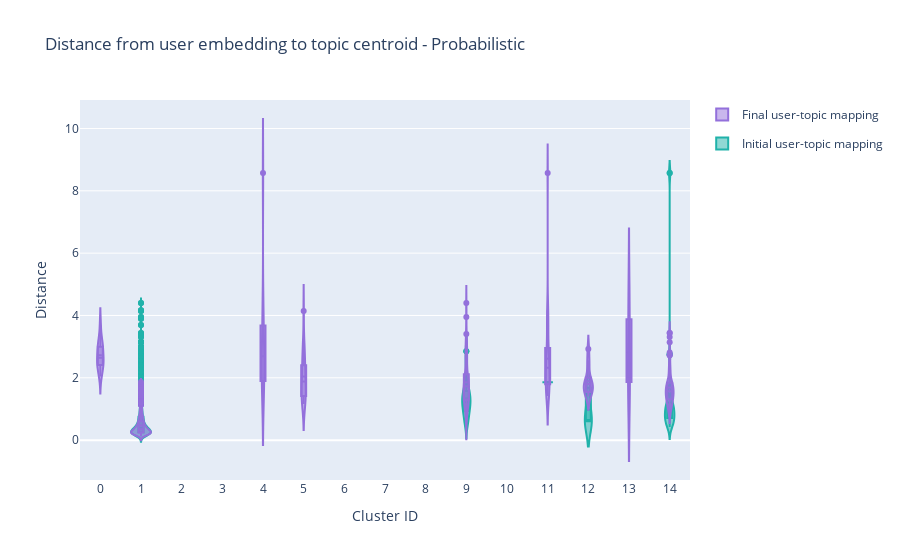

The code cell stored with this chart in its notebook:
### Code cell
# Plotting repeated training and single training simultaneously
fig = go.Figure()

cluster_ids = [c for c in range(num_clusters)]
initial_legend = 1
final_legend = 1
for clust_id in cluster_ids:
    # Plotting distribution of INITIAL user distance to INITIAL topic cluster by cluster
    fig.add_trace(go.Violin(x=df_topic_mapping['initial_topic_cluster'][df_topic_mapping['initial_topic_cluster'] == clust_id],
                            y=df_topic_mapping['initial_topic_dist'][df_topic_mapping['initial_topic_cluster'] == clust_id],
                            legendgroup=f"Initial",
                            name='Initial user-topic mapping',
                            box_visible=True,
                            line_color='lightseagreen',
                            meanline_visible=True,
                            showlegend=(initial_legend==1)
                            ))
    # Plotting distribution of FINAL user distance to FINAL topic cluster 
    # clust_counts_final.append((clust_id, df[df.final_cluster == clust_id].shape[0]))
    fig.add_trace(go.Violin(x=df_topic_mapping['final_topic_cluster'][df_topic_mapping['final_topic_cluster'] == clust_id],
                            y=df_topic_mapping['final_topic_dist'][df_topic_mapping['final_topic_cluster'] == clust_id],
                            legendgroup='Final',
                            name=f"Final user-topic mapping",
                            box_visible=True,
                            line_color='mediumpurple',
                            meanline_visible=True,
                            showlegend=(final_legend==1)
                            ))
    if clust_id in df_topic_mapping['initial_topic_cluster'].values:
        initial_legend = 0
    if clust_id in df_topic_mapping['final_topic_cluster'].values:
        final_legend = 0
    
fig.update_layout(
    title=f"Distance from user embedding to topic centroid - {model_names_readable[model]}",
    xaxis_title="Cluster ID",
    yaxis_title="Distance",
    # legend_title="Cluster assignment before v. after ",
    xaxis = dict(ticktext=cluster_ids, tick0=0, dtick=1),
    # legend=dict(yanchor="top", y=0.99, xanchor="left", x=0.01)
)
fig.show()

### Figure 1 — Plotly figure (JSON) as saved in the notebook; plotly's stock layout.template omitted (floating-point values rounded to 4 significant figures; data arrays with more than 128 entries replaced by an {"elided": "..."} marker saying what was removed)
{"data": [{"box": {"visible": true}, "legendgroup": "Initial", "line": {"color": "lightseagreen"}, "meanline": {"visible": true}, "name": "Initial user-topic mapping", "showlegend": true, "type": "violin", "x": [], "y": []}, {"box": {"visible": true}, "legendgroup": "Final", "line": {"color": "mediumpurple"}, "meanline": {"visible": true}, "name": "Final user-topic mapping", "showlegend": true, "type": "violin", "x": [0, 0, 0, 0, 0, 0, 0, 0, 0, 0, 0, 0, 0, 0], "y": [2.694, 3.141, 3.692, 2.509, 2.998, 2.438, 2.04, 2.412, 2.855, 3.161, 2.992, 2.591, 2.412, 2.201]}, {"box": {"visible": true}, "legendgroup": "Initial", "line": {"color": "lightseagreen"}, "meanline": {"visible": true}, "name": "Initial user-topic mapping", "showlegend": true, "type": "violin", "x": {"elided": "1806 int values"}, "y": {"elided": "1806 float values"}}, {"box": {"visible": true}, "legendgroup": "Final", "line": {"color": "mediumpurple"}, "meanline": {"visible": true}, "name": "Final user-topic mapping", "showlegend": false, "type": "violin", "x": {"elided": "1645 int values"}, "y": {"elided": "1645 float values"}}, {"box": {"visible": true}, "legendgroup": "Initial", "line": {"color": "lightseagreen"}, "meanline": {"visible": true}, "name": "Initial user-topic mapping", "showlegend": false, "type": "violin", "x": [], "y": []}, {"box": {"visible": true}, "legendgroup": "Final", "line": {"color": "mediumpurple"}, "meanline": {"visible": true}, "name": "Final user-topic mapping", "showlegend": false, "type": "violin", "x": [], "y": []}, {"box": {"visible": true}, "legendgroup": "Initial", "line": {"color": "lightseagreen"}, "meanline": {"visible": true}, "name": "Initial user-topic mapping", "showlegend": false, "type": "violin", "x": [], "y": []}, {"box": {"visible": true}, "legendgroup": "Final", "line": {"color": "mediumpurple"}, "meanline": {"visible": true}, "name": "Final user-topic mapping", "showlegend": false, "type": "violin", "x": [], "y": []}, {"box": {"visible": true}, "legendgroup": "Initial", "line": {"color": "lightseagreen"}, "meanline": {"visible": true}, "name": "Initial user-topic mapping", "showlegend": false, "type": "violin", "x": [], "y": []}, {"box": {"visible": true}, "legendgroup": "Final", "line": {"color": "mediumpurple"}, "meanline": {"visible": true}, "name": "Final user-topic mapping", "showlegend": false, "type": "violin", "x": [4, 4, 4, 4, 4, 4, 4, 4, 4, 4, 4], "y": [2.441, 2.038, 8.572, 1.578, 1.602, 2.694, 4.145, 1.849, 2.754, 3.954, 2.855]}, {"box": {"visible": true}, "legendgroup": "Initial", "line": {"color": "lightseagreen"}, "meanline": {"visible": true}, "name": "Initial user-topic mapping", "showlegend": false, "type": "violin", "x": [], "y": []}, {"box": {"visible": true}, "legendgroup": "Final", "line": {"color": "mediumpurple"}, "meanline": {"visible": true}, "name": "Final user-topic mapping", "showlegend": false, "type": "violin", "x": [5, 5, 5, 5, 5, 5, 5, 5, 5, 5, 5, 5, 5, 5, 5, 5, 5, 5, 5, 5, 5, 5], "y": [1.416, 1.316, 2.403, 1.694, 4.145, 1.161, 1.394, 1.457, 2.866, 1.529, 2.811, 1.297, 1.52, 2.313, 2.403, 1.166, 3.141, 2.038, 1.718, 2.866, 2.225, 2.04]}, {"box": {"visible": true}, "legendgroup": "Initial", "line": {"color": "lightseagreen"}, "meanline": {"visible": true}, "name": "Initial user-topic mapping", "showlegend": false, "type": "violin", "x": [], "y": []}, {"box": {"visible": true}, "legendgroup": "Final", "line": {"color": "mediumpurple"}, "meanline": {"visible": true}, "name": "Final user-topic mapping", "showlegend": false, "type": "violin", "x": [], "y": []}, {"box": {"visible": true}, "legendgroup": "Initial", "line": {"color": "lightseagreen"}, "meanline": {"visible": true}, "name": "Initial user-topic mapping", "showlegend": false, "type": "violin", "x": [], "y": []}, {"box": {"visible": true}, "legendgroup": "Final", "line": {"color": "mediumpurple"}, "meanline": {"visible": true}, "name": "Final user-topic mapping", "showlegend": false, "type": "violin", "x": [], "y": []}, {"box": {"visible": true}, "legendgroup": "Initial", "line": {"color": "lightseagreen"}, "meanline": {"visible": true}, "name": "Initial user-topic mapping", "showlegend": false, "type": "violin", "x": [], "y": []}, {"box": {"visible": true}, "legendgroup": "Final", "line": {"color": "mediumpurple"}, "meanline": {"visible": true}, "name": "Final user-topic mapping", "showlegend": false, "type": "violin", "x": [], "y": []}, {"box": {"visible": true}, "legendgroup": "Initial", "line": {"color": "lightseagreen"}, "meanline": {"visible": true}, "name": "Initial user-topic mapping", "showlegend": false, "type": "violin", "x": [9, 9, 9, 9, 9, 9, 9, 9, 9, 9, 9, 9, 9, 9, 9, 9, 9, 9, 9, 9, 9, 9, 9, 9, 9, 9, 9, 9, 9, 9, 9, 9, 9, 9, 9, 9], "y": [1.506, 1.416, 0.6291, 1.591, 1.728, 0.559, 1.161, 1.197, 1.214, 2.456, 1.578, 1.024, 0.6802, 1.361, 0.9317, 1.22, 2.855, 0.9321, 1.506, 1.416, 0.6291, 1.591, 1.728, 0.559, 1.161, 1.197, 1.214, 2.456, 1.578, 1.024, 0.6802, 1.361, 0.9317, 1.22, 2.855, 0.9321]}, {"box": {"visible": true}, "legendgroup": "Final", "line": {"color": "mediumpurple"}, "meanline": {"visible": true}, "name": "Final user-topic mapping", "showlegend": false, "type": "violin", "x": [9, 9, 9, 9, 9, 9, 9, 9, 9, 9, 9, 9, 9, 9, 9, 9, 9, 9, 9, 9, 9, 9, 9, 9, 9, 9, 9, 9, 9, 9, 9, 9, 9, 9, 9, 9, 9, 9, 9, 9, 9, 9, 9, 9, 9, 9, 9, 9, 9, 9, 9, 9, 9, 9, 9, 9, 9, 9, 9, 9, 9, 9, 9, 9, 9, 9], "y": [1.438, 1.157, 1.155, 1.304, 2.595, 1.703, 1.166, 1.056, 1.821, 1.076, 1.808, 1.817, 2.869, 0.9198, 0.5742, 1.756, 1.214, 2.992, 2.225, 1.795, 1.466, 1.137, 0.9414, 1.987, 1.825, 1.721, 1.725, 1.771, 2.11, 2.282, 3.312, 3.954, 1.331, 0.9141, 2.591, 1.383, 1.854, 1.519, 2.534, 1.547, 1.207, 1.732, 2.921, 1.291, 3.403, 1.821, 1.694, 1.463, 1.891, 2.869, 1.457, 2.566, 4.398, 2.998, 2.076, 1.578, 1.478, 1.771, 2.11, 1.297, 1.361, 3.137, 1.339, 1.297, 1.753, 1.177]}, {"box": {"visible": true}, "legendgroup": "Initial", "line": {"color": "lightseagreen"}, "meanline": {"visible": true}, "name": "Initial user-topic mapping", "showlegend": false, "type": "violin", "x": [], "y": []}, {"box": {"visible": true}, "legendgroup": "Final", "line": {"color": "mediumpurple"}, "meanline": {"visible": true}, "name": "Final user-topic mapping", "showlegend": false, "type": "violin", "x": [], "y": []}, {"box": {"visible": true}, "legendgroup": "Initial", "line": {"color": "lightseagreen"}, "meanline": {"visible": true}, "name": "Initial user-topic mapping", "showlegend": false, "type": "violin", "x": [11, 11], "y": [1.856, 1.856]}, {"box": {"visible": true}, "legendgroup": "Final", "line": {"color": "mediumpurple"}, "meanline": {"visible": true}, "name": "Final user-topic mapping", "showlegend": false, "type": "violin", "x": [11, 11, 11, 11, 11, 11, 11, 11, 11, 11, 11, 11, 11, 11, 11, 11, 11, 11, 11, 11, 11, 11, 11, 11, 11, 11, 11, 11, 11, 11, 11, 11], "y": [1.491, 3.403, 1.591, 1.417, 4.172, 1.728, 1.891, 3.161, 2.704, 2.754, 2.197, 3.892, 2.595, 1.79, 1.856, 1.486, 4.172, 3.692, 1.817, 2.509, 2.201, 2.441, 1.6, 8.572, 2.456, 1.795, 2.704, 1.987, 1.825, 2.438, 1.52, 3.892]}, {"box": {"visible": true}, "legendgroup": "Initial", "line": {"color": "lightseagreen"}, "meanline": {"visible": true}, "name": "Initial user-topic mapping", "showlegend": false, "type": "violin", "x": [12, 12, 12, 12, 12, 12], "y": [1.678, 0.6429, 0.6035, 1.678, 0.6429, 0.6035]}, {"box": {"visible": true}, "legendgroup": "Final", "line": {"color": "mediumpurple"}, "meanline": {"visible": true}, "name": "Final user-topic mapping", "showlegend": false, "type": "violin", "x": [12, 12, 12, 12, 12, 12, 12, 12, 12, 12, 12, 12, 12], "y": [1.732, 2.921, 2.566, 1.893, 1.404, 1.478, 1.548, 1.849, 1.803, 1.678, 1.531, 2.324, 1.854]}, {"box": {"visible": true}, "legendgroup": "Initial", "line": {"color": "lightseagreen"}, "meanline": {"visible": true}, "name": "Initial user-topic mapping", "showlegend": false, "type": "violin", "x": [], "y": []}, {"box": {"visible": true}, "legendgroup": "Final", "line": {"color": "mediumpurple"}, "meanline": {"visible": true}, "name": "Final user-topic mapping", "showlegend": false, "type": "violin", "x": [13, 13, 13], "y": [4.398, 1.721, 2.313]}, {"box": {"visible": true}, "legendgroup": "Initial", "line": {"color": "lightseagreen"}, "meanline": {"visible": true}, "name": "Initial user-topic mapping", "showlegend": false, "type": "violin", "x": [14, 14, 14, 14, 14, 14, 14, 14, 14, 14, 14, 14, 14, 14, 14, 14, 14, 14, 14, 14, 14, 14, 14, 14, 14, 14, 14, 14, 14, 14, 14, 14, 14, 14, 14, 14], "y": [0.9451, 1.207, 1.068, 1.531, 0.7068, 1.008, 0.5742, 8.572, 1.179, 1.006, 1.529, 0.4182, 0.7839, 2.754, 0.7671, 0.5097, 0.5743, 0.778, 0.9451, 1.207, 1.068, 1.531, 0.7068, 1.008, 0.5742, 8.572, 1.179, 1.006, 1.529, 0.4182, 0.7839, 2.754, 0.7671, 0.5097, 0.5743, 0.778]}, {"box": {"visible": true}, "legendgroup": "Final", "line": {"color": "mediumpurple"}, "meanline": {"visible": true}, "name": "Final user-topic mapping", "showlegend": false, "type": "violin", "x": [14, 14, 14, 14, 14, 14, 14, 14, 14, 14, 14, 14, 14, 14, 14, 14, 14, 14, 14, 14, 14, 14, 14, 14, 14, 14, 14, 14, 14, 14, 14, 14, 14, 14, 14, 14, 14, 14, 14, 14, 14, 14, 14, 14, 14, 14, 14, 14, 14, 14, 14, 14, 14, 14, 14, 14, 14, 14, 14, 14, 14, 14, 14, 14, 14, 14, 14, 14, 14, 14, 14, 14, 14, 14, 14, 14, 14, 14, 14, 14], "y": [1.506, 1.678, 1.182, 0.8922, 1.307, 1.02, 1.283, 1.79, 1.317, 1.679, 1.241, 1.531, 1.856, 1.542, 2.324, 1.454, 1.821, 1.486, 1.626, 3.44, 1.372, 2.201, 1.008, 1.467, 1.6, 1.727, 1.718, 1.413, 2.456, 2.076, 2.725, 1.645, 1.864, 1.381, 3.137, 1.502, 1.872, 1.088, 1.305, 2.201, 1.753, 0.9353, 1.182, 1.304, 1.378, 1.241, 1.703, 1.542, 1.454, 1.179, 1.821, 1.591, 1.808, 1.626, 3.44, 1.372, 1.727, 1.756, 1.214, 1.416, 1.893, 2.725, 1.089, 0.9414, 0.9585, 1.16, 2.811, 1.725, 1.009, 2.282, 3.312, 2.197, 1.331, 1.502, 1.872, 1.415, 1.745, 1.632, 2.534, 1.547]}, {"box": {"visible": true}, "legendgroup": "Initial", "line": {"color": "lightseagreen"}, "meanline": {"visible": true}, "name": "Initial user-topic mapping", "showlegend": false, "type": "violin", "x": [], "y": []}, {"box": {"visible": true}, "legendgroup": "Final", "line": {"color": "mediumpurple"}, "meanline": {"visible": true}, "name": "Final user-topic mapping", "showlegend": false, "type": "violin", "x": [], "y": []}, {"box": {"visible": true}, "legendgroup": "Initial", "line": {"color": "lightseagreen"}, "meanline": {"visible": true}, "name": "Initial user-topic mapping", "showlegend": false, "type": "violin", "x": [], "y": []}, {"box": {"visible": true}, "legendgroup": "Final", "line": {"color": "mediumpurple"}, "meanline": {"visible": true}, "name": "Final user-topic mapping", "showlegend": false, "type": "violin", "x": [], "y": []}, {"box": {"visible": true}, "legendgroup": "Initial", "line": {"color": "lightseagreen"}, "meanline": {"visible": true}, "name": "Initial user-topic mapping", "showlegend": false, "type": "violin", "x": [], "y": []}, {"box": {"visible": true}, "legendgroup": "Final", "line": {"color": "mediumpurple"}, "meanline": {"visible": true}, "name": "Final user-topic mapping", "showlegend": false, "type": "violin", "x": [], "y": []}, {"box": {"visible": true}, "legendgroup": "Initial", "line": {"color": "lightseagreen"}, "meanline": {"visible": true}, "name": "Initial user-topic mapping", "showlegend": false, "type": "violin", "x": [], "y": []}, {"box": {"visible": true}, "legendgroup": "Final", "line": {"color": "mediumpurple"}, "meanline": {"visible": true}, "name": "Final user-topic mapping", "showlegend": false, "type": "violin", "x": [], "y": []}, {"box": {"visible": true}, "legendgroup": "Initial", "line": {"color": "lightseagreen"}, "meanline": {"visible": true}, "name": "Initial user-topic mapping", "showlegend": false, "type": "violin", "x": [], "y": []}, {"box": {"visible": true}, "legendgroup": "Final", "line": {"color": "mediumpurple"}, "meanline": {"visible": true}, "name": "Final user-topic mapping", "showlegend": false, "type": "violin", "x": [], "y": []}, {"box": {"visible": true}, "legendgroup": "Initial", "line": {"color": "lightseagreen"}, "meanline": {"visible": true}, "name": "Initial user-topic mapping", "showlegend": false, "type": "violin", "x": [], "y": []}, {"box": {"visible": true}, "legendgroup": "Final", "line": {"color": "mediumpurple"}, "meanline": {"visible": true}, "name": "Final user-topic mapping", "showlegend": false, "type": "violin", "x": [], "y": []}, {"box": {"visible": true}, "legendgroup": "Initial", "line": {"color": "lightseagreen"}, "meanline": {"visible": true}, "name": "Initial user-topic mapping", "showlegend": false, "type": "violin", "x": [], "y": []}, {"box": {"visible": true}, "legendgroup": "Final", "line": {"color": "mediumpurple"}, "meanline": {"visible": true}, "name": "Final user-topic mapping", "showlegend": false, "type": "violin", "x": [], "y": []}, {"box": {"visible": true}, "legendgroup": "Initial", "line": {"color": "lightseagreen"}, "meanline": {"visible": true}, "name": "Initial user-topic mapping", "showlegend": false, "type": "violin", "x": [], "y": []}, {"box": {"visible": true}, "legendgroup": "Final", "line": {"color": "mediumpurple"}, "meanline": {"visible": true}, "name": "Final user-topic mapping", "showlegend": false, "type": "violin", "x": [], "y": []}, {"box": {"visible": true}, "legendgroup": "Initial", "line": {"color": "lightseagreen"}, "meanline": {"visible": true}, "name": "Initial user-topic mapping", "showlegend": false, "type": "violin", "x": [], "y": []}, {"box": {"visible": true}, "legendgroup": "Final", "line": {"color": "mediumpurple"}, "meanline": {"visible": true}, "name": "Final user-topic mapping", "showlegend": false, "type": "violin", "x": [], "y": []}, {"box": {"visible": true}, "legendgroup": "Initial", "line": {"color": "lightseagreen"}, "meanline": {"visible": true}, "name": "Initial user-topic mapping", "showlegend": false, "type": "violin", "x": [], "y": []}, {"box": {"visible": true}, "legendgroup": "Final", "line": {"color": "mediumpurple"}, "meanline": {"visible": true}, "name": "Final user-topic mapping", "showlegend": false, "type": "violin", "x": [], "y": []}], "layout": {"title": {"text": "Distance from user embedding to topic centroid - Probabilistic"}, "xaxis": {"dtick": 1, "tick0": 0, "ticktext": [0, 1, 2, 3, 4, 5, 6, 7, 8, 9, 10, 11, 12, 13, 14, 15, 16, 17, 18, 19, 20, 21, 22, 23, 24], "title": {"text": "Cluster ID"}}, "yaxis": {"title": {"text": "Distance"}}}}
